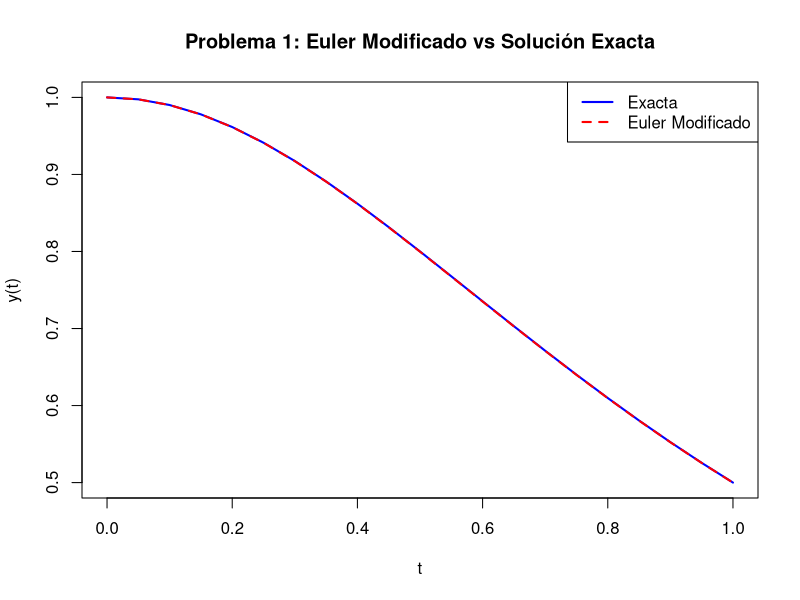
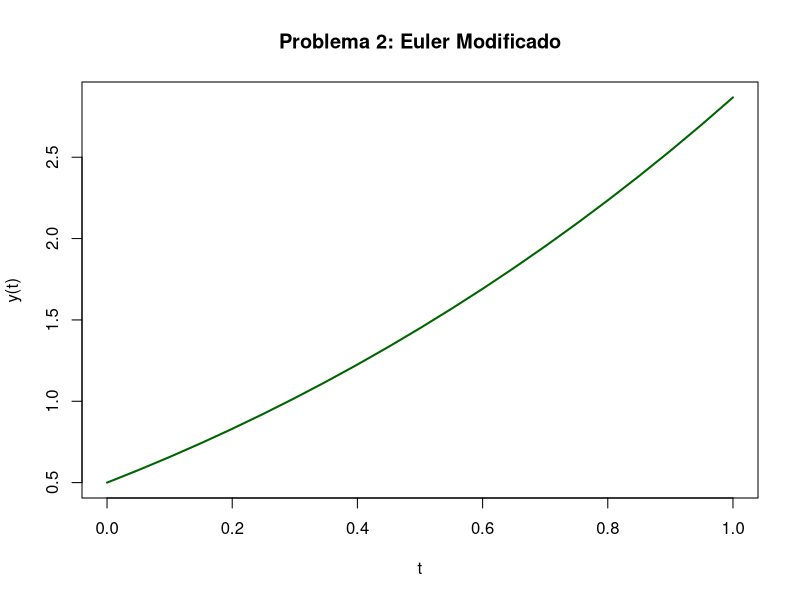
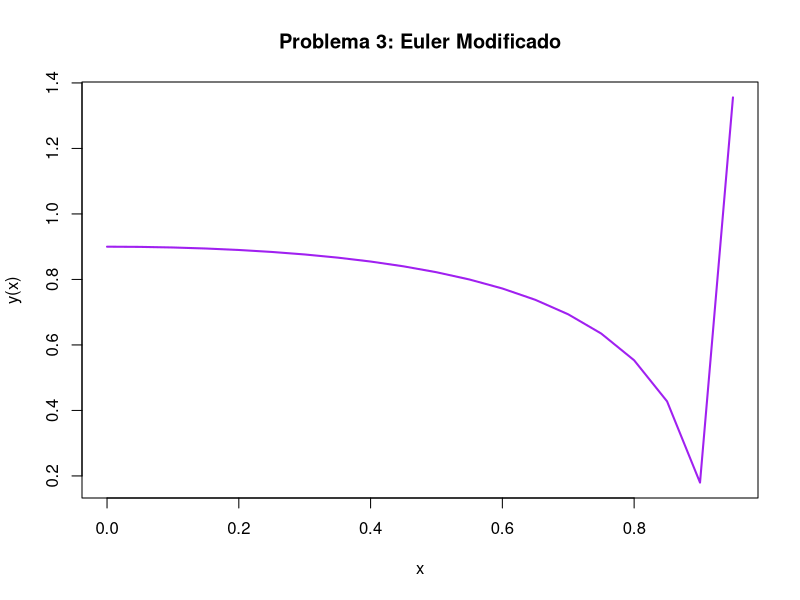
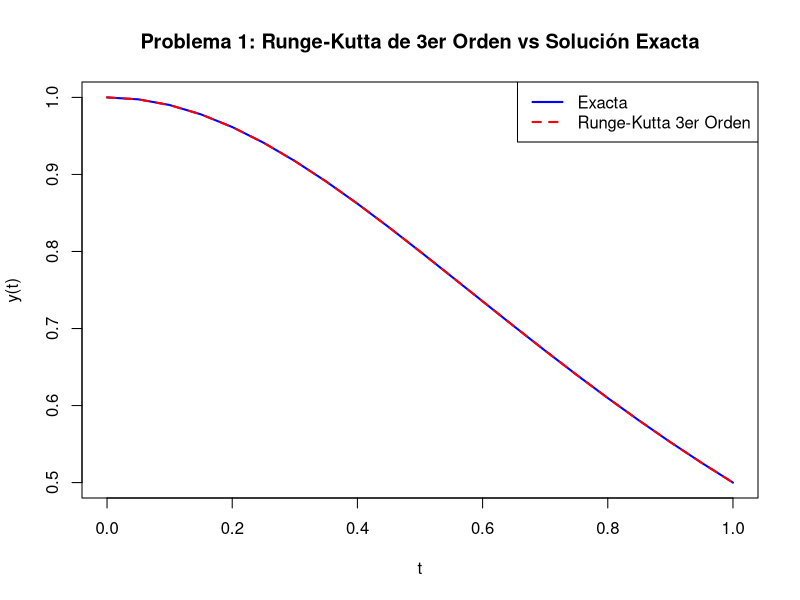
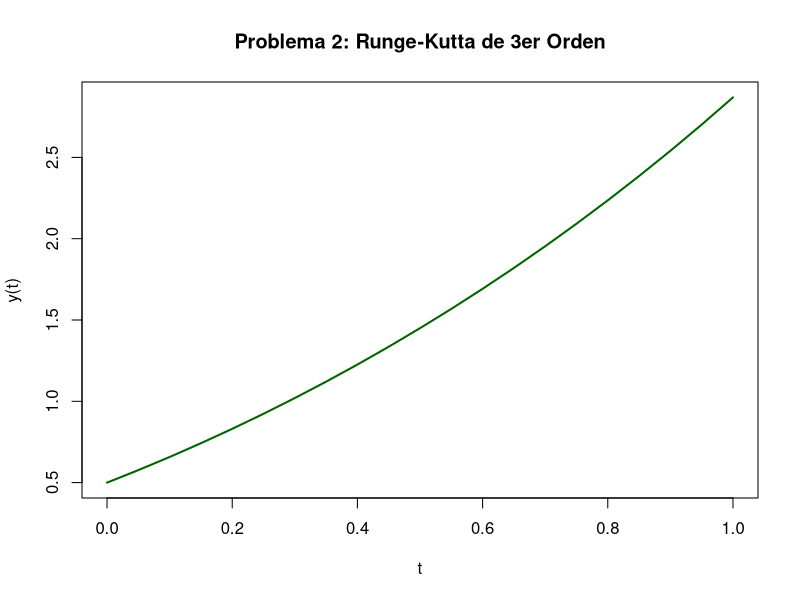
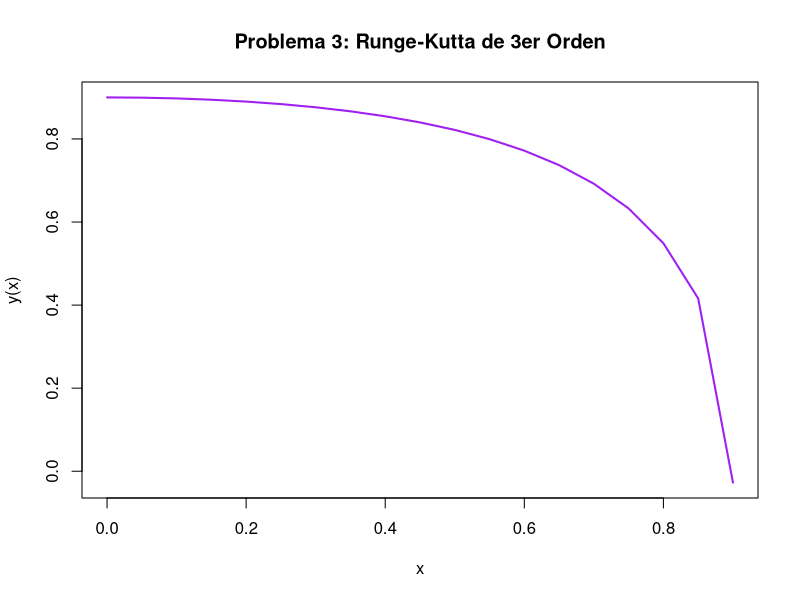

Recreate these plots in R, in order.
## ---- chunk 1
#| code-fold: true

# Método de Euler Modificado (RK2)
euler_modificado <- function(f, a, b, y0, N) {
  h <- (b - a) / N
  t <- numeric(N + 1)
  y <- numeric(N + 1)
  t[1] <- a
  y[1] <- y0
  
  for (i in 1:N) {
    k1 <- f(t[i], y[i])
    k2 <- f(t[i] + h/2, y[i] + (h/2) * k1)
    y[i + 1] <- y[i] + h * k2
    t[i + 1] <- t[i] + h
  }
  
  data.frame(t = t, y = y)
}
## ---- chunk 2
#| code-fold: true

f1 <- function(t, y) {
  -2 * t * y^2
}

# Parámetros
a1 <- 0; b1 <- 1; y01 <- 1; N <- 20
res1 <- euler_modificado(f1, a1, b1, y01, N)

# Solución exacta: y(t) = 1 / (1 + t^2)
y1_exacta <- function(t) {
  1 / (1 + t^2)
}

# Graficar
plot(res1$t, y1_exacta(res1$t), type = "l", col = "blue", lwd = 2,
     main = "Problema 1: Euler Modificado vs Solución Exacta", xlab = "t", ylab = "y(t)")
lines(res1$t, res1$y, col = "red", lty = 2, lwd = 2)
legend("topright", legend = c("Exacta", "Euler Modificado"),
       col = c("blue", "red"), lty = c(1,2), lwd = 2)
## ---- chunk 3
#| code-fold: true

f2 <- function(t, y) {
  cos(t) + y
}

# Parámetros
a2 <- 0; b2 <- 1; y02 <- 0.5
res2 <- euler_modificado(f2, a2, b2, y02, N)

# No hay solución exacta elemental, graficamos solo la aproximada
plot(res2$t, res2$y, type = "l", col = "darkgreen", lwd = 2,
     main = "Problema 2: Euler Modificado", xlab = "t", ylab = "y(t)")
## ---- chunk 4
#| code-fold: true
f3 <- function(x, y) {
  if (is.na(x) || is.na(y) || is.nan(x) || is.nan(y)) return(NA)
  if ((1 - x^2) <= 0 || (1 - y^2) <= 0 || abs(y) < 1e-8) return(NA)
  
  - (x * sqrt(1 - y^2)) / (y * sqrt(1 - x^2))
}

a3 <- 0; b3 <- 1; y03 <- 0.9  # <- cambiado
res3 <- euler_modificado(f3, a3, b3, y03, N)

validos <- !is.na(res3$y)
plot(res3$t[validos], res3$y[validos], type = "l", col = "purple", lwd = 2,
     main = "Problema 3: Euler Modificado", xlab = "x", ylab = "y(x)")
## ---- chunk 5
#| code-fold: true

# Método de Euler Modificado (RK2)
runge_kutta_3 <- function(f, a, b, y0, N) {
  h <- (b - a) / N
  t <- numeric(N + 1)
  y <- numeric(N + 1)
  t[1] <- a
  y[1] <- y0
  
  for (i in 1:N) {
    k1 <- f(t[i], y[i])
    k2 <- f(t[i] + h/2, y[i] + h/2 * k1)
    k3 <- f(t[i] + h, y[i] - h * k1 + 2 * h * k2)
    y[i + 1] <- y[i] + h / 6 * (k1 + 4 * k2 + k3)
    t[i + 1] <- t[i] + h
  }
  
  data.frame(t = t, y = y)
}
## ---- chunk 6
#| code-fold: true

# Función del problema 1
f1 <- function(t, y) {
  -2 * t * y^2
}

# Parámetros
a1 <- 0; b1 <- 1; y01 <- 1; N <- 20
res1 <- runge_kutta_3(f1, a1, b1, y01, N)

# Solución exacta: y(t) = 1 / (1 + t^2)
y1_exacta <- function(t) {
  1 / (1 + t^2)
}

# Graficar
plot(res1$t, y1_exacta(res1$t), type = "l", col = "blue", lwd = 2,
     main = "Problema 1: Runge-Kutta de 3er Orden vs Solución Exacta", xlab = "t", ylab = "y(t)")
lines(res1$t, res1$y, col = "red", lty = 2, lwd = 2)
legend("topright", legend = c("Exacta", "Runge-Kutta 3er Orden"),
       col = c("blue", "red"), lty = c(1,2), lwd = 2)
## ---- chunk 7
#| code-fold: true

# Función del problema 2
f2 <- function(t, y) {
  cos(t) + y
}

# Parámetros
a2 <- 0; b2 <- 1; y02 <- 0.5
res2 <- runge_kutta_3(f2, a2, b2, y02, N)

# No hay solución exacta elemental, graficamos solo la aproximada
plot(res2$t, res2$y, type = "l", col = "darkgreen", lwd = 2,
     main = "Problema 2: Runge-Kutta de 3er Orden", xlab = "t", ylab = "y(t)")
## ---- chunk 8
#| code-fold: true

# Función del problema 3
f3 <- function(x, y) {
  if (is.na(x) || is.na(y) || is.nan(x) || is.nan(y)) return(NA)
  if ((1 - x^2) <= 0 || (1 - y^2) <= 0 || abs(y) < 1e-8) return(NA)
  
  - (x * sqrt(1 - y^2)) / (y * sqrt(1 - x^2))
}

# Parámetros
a3 <- 0; b3 <- 1; y03 <- 0.9
res3 <- runge_kutta_3(f3, a3, b3, y03, N)

# Graficar, filtrando NA
validos <- !is.na(res3$y)
plot(res3$t[validos], res3$y[validos], type = "l", col = "purple", lwd = 2,
     main = "Problema 3: Runge-Kutta de 3er Orden", xlab = "x", ylab = "y(x)")
